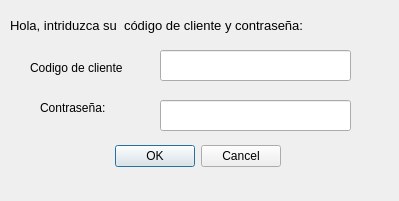
<?xml version="1.0" encoding="UTF-8"?>
<ui version="4.0">
 <class>login</class>
 <widget class="QDialog" name="login">
  <property name="geometry">
   <rect>
    <x>0</x>
    <y>0</y>
    <width>399</width>
    <height>201</height>
   </rect>
  </property>
  <property name="windowTitle">
   <string>Dialog</string>
  </property>
  <widget class="QDialogButtonBox" name="buttonBox">
   <property name="geometry">
    <rect>
     <x>-60</x>
     <y>140</y>
     <width>341</width>
     <height>32</height>
    </rect>
   </property>
   <property name="orientation">
    <enum>Qt::Horizontal</enum>
   </property>
   <property name="standardButtons">
    <set>QDialogButtonBox::Cancel|QDialogButtonBox::Ok</set>
   </property>
  </widget>
  <widget class="QLabel" name="label">
   <property name="geometry">
    <rect>
     <x>10</x>
     <y>10</y>
     <width>381</width>
     <height>31</height>
    </rect>
   </property>
   <property name="font">
    <font>
     <pointsize>10</pointsize>
     <weight>50</weight>
     <bold>false</bold>
    </font>
   </property>
   <property name="text">
    <string>Hola, intriduzca su  código de cliente y contraseña:</string>
   </property>
  </widget>
  <widget class="QLabel" name="label_2">
   <property name="geometry">
    <rect>
     <x>30</x>
     <y>60</y>
     <width>111</width>
     <height>16</height>
    </rect>
   </property>
   <property name="text">
    <string>Codigo de cliente</string>
   </property>
  </widget>
  <widget class="QLabel" name="label_3">
   <property name="geometry">
    <rect>
     <x>40</x>
     <y>100</y>
     <width>81</width>
     <height>16</height>
    </rect>
   </property>
   <property name="text">
    <string>Contraseña:</string>
   </property>
  </widget>
  <widget class="QLineEdit" name="passClie">
   <property name="geometry">
    <rect>
     <x>160</x>
     <y>100</y>
     <width>191</width>
     <height>31</height>
    </rect>
   </property>
   <property name="echoMode">
    <enum>QLineEdit::Password</enum>
   </property>
  </widget>
  <widget class="QLineEdit" name="codeClie">
   <property name="geometry">
    <rect>
     <x>160</x>
     <y>50</y>
     <width>191</width>
     <height>31</height>
    </rect>
   </property>
  </widget>
 </widget>
 <resources/>
 <connections>
  <connection>
   <sender>buttonBox</sender>
   <signal>accepted()</signal>
   <receiver>login</receiver>
   <slot>accept()</slot>
   <hints>
    <hint type="sourcelabel">
     <x>248</x>
     <y>254</y>
    </hint>
    <hint type="destinationlabel">
     <x>157</x>
     <y>274</y>
    </hint>
   </hints>
  </connection>
  <connection>
   <sender>buttonBox</sender>
   <signal>rejected()</signal>
   <receiver>login</receiver>
   <slot>reject()</slot>
   <hints>
    <hint type="sourcelabel">
     <x>316</x>
     <y>260</y>
    </hint>
    <hint type="destinationlabel">
     <x>286</x>
     <y>274</y>
    </hint>
   </hints>
  </connection>
 </connections>
</ui>
